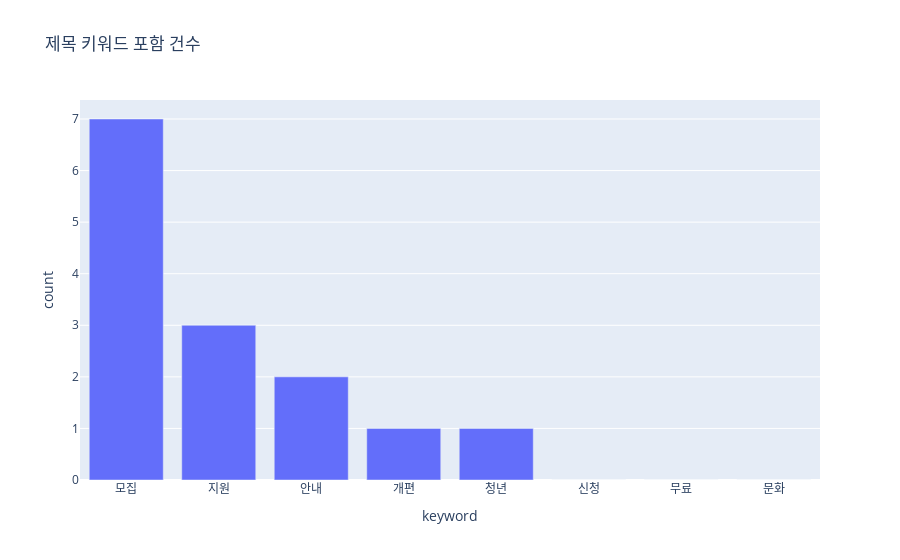

Notebook code cell kept with this figure:
### Code cell
keywords = ["지원", "모집", "개편", "안내", "신청", "무료", "청년", "문화"]
rows = []
for kw in keywords:
    rows.append({"keyword": kw, "count": df["title"].str.contains(kw, na=False).sum()})
kdf = pd.DataFrame(rows).sort_values("count", ascending=False)

fig = px.bar(kdf, x="keyword", y="count", title="제목 키워드 포함 건수")
fig.show()

### Figure 1 — Plotly figure (JSON) as saved in the notebook; plotly's stock layout.template omitted (floating-point values rounded to 4 significant figures)
{"data": [{"alignmentgroup": "True", "hovertemplate": "keyword=%{x}<br>count=%{y}<extra></extra>", "legendgroup": "", "marker": {"color": "#636efa", "pattern": {"shape": ""}}, "name": "", "offsetgroup": "", "orientation": "v", "showlegend": false, "textposition": "auto", "type": "bar", "x": ["모집", "지원", "안내", "개편", "청년", "신청", "무료", "문화"], "xaxis": "x", "y": [7, 3, 2, 1, 1, 0, 0, 0], "yaxis": "y"}], "layout": {"barmode": "relative", "legend": {"tracegroupgap": 0}, "title": {"text": "제목 키워드 포함 건수"}, "xaxis": {"anchor": "y", "domain": [0, 1], "title": {"text": "keyword"}}, "yaxis": {"anchor": "x", "domain": [0, 1], "title": {"text": "count"}}}}
